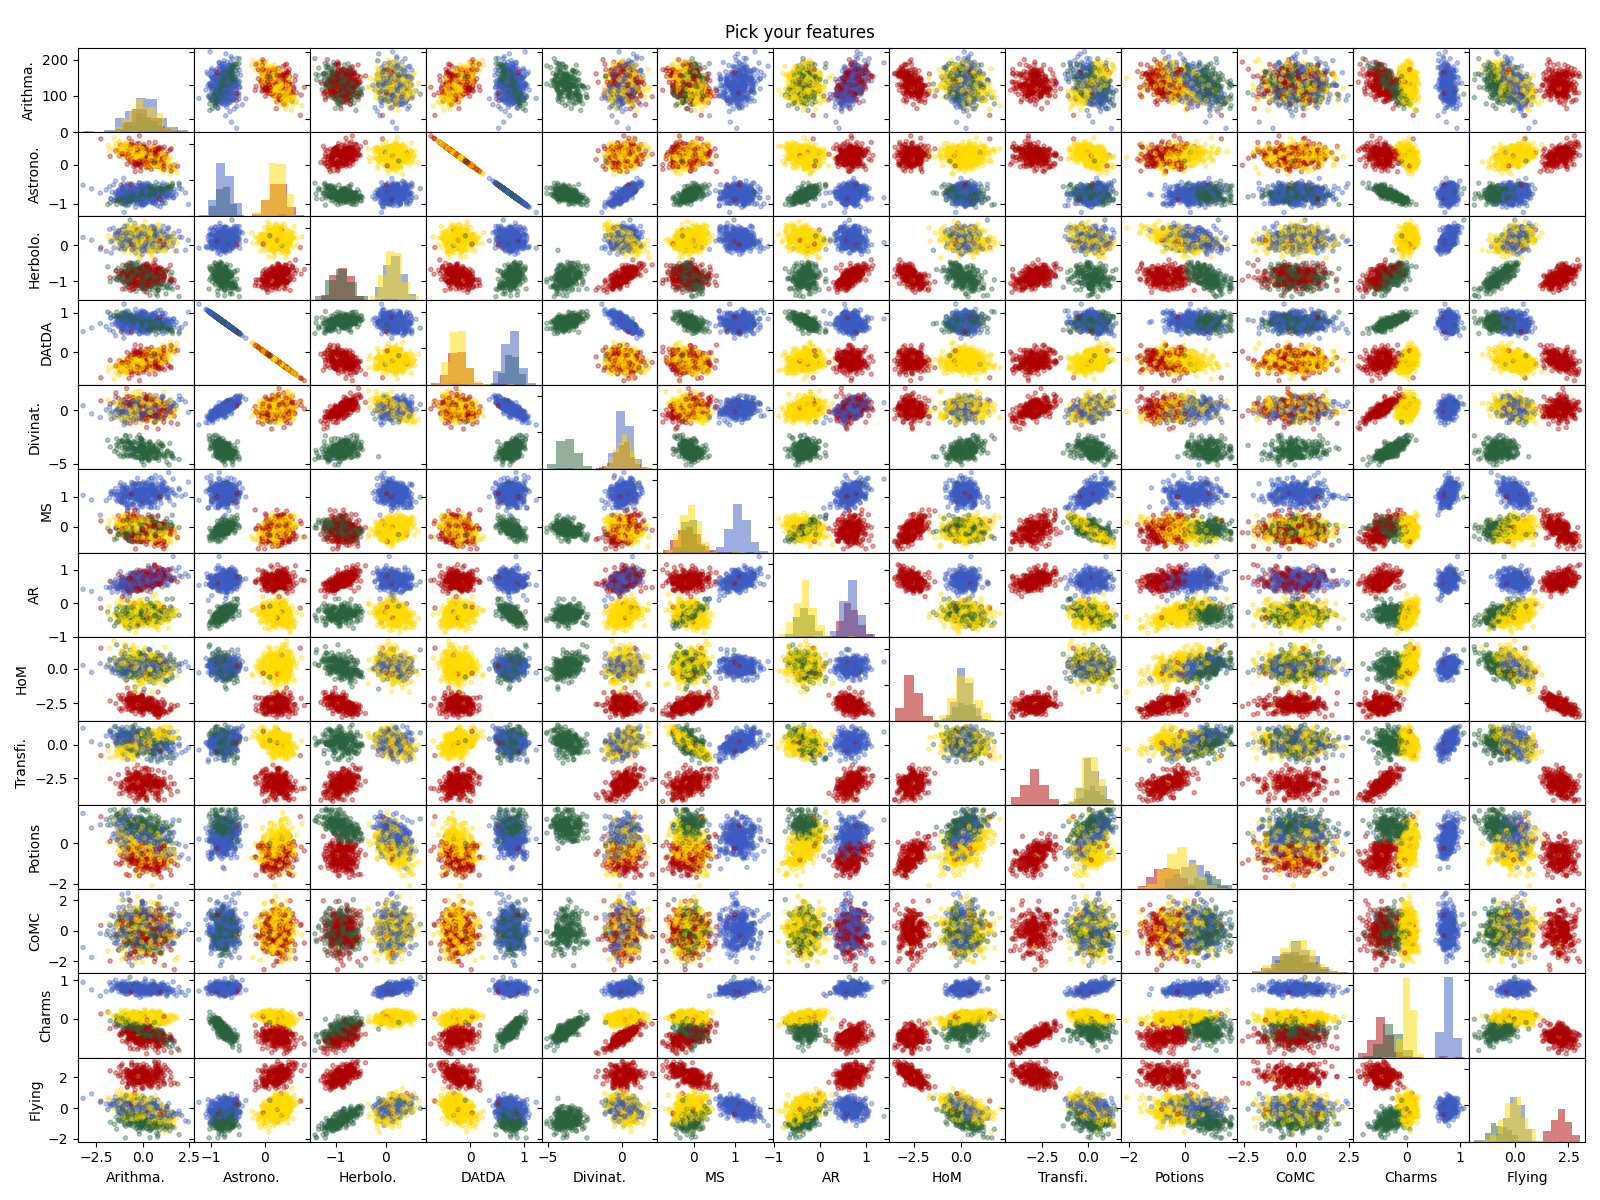

Here is the Python script that generated this plot:
#!/usr/bin/env python3

import matplotlib.pyplot as plt
import pandas as pd
from data_processing import *


colors = {"Gryffindor": "#AE0001", "Slytherin": "#2A623D", "Ravenclaw": "#3D5CC3", "Hufflepuff": "#FFDB00"}

try:
	data = pd.read_csv('datasets/dataset_train.csv', index_col="Index").dropna()
except:
    print("Error: could not read file")
    exit(1)

scaler = DslrRobustScaler(data)
scData = scaler.scale()
colorFeature = scData['Hogwarts House'].map(colors)

pltFeatures = [ft for ft in data.columns if ft not in\
	["First Name","Last Name","Birthday","Best Hand", "Hogwarts House"]]
nbFtr = len(pltFeatures)

fig = plt.figure(figsize=(16,12), num="dslr")
gspec = fig.add_gridspec(nbFtr, nbFtr, hspace=0, wspace=0)
axs = gspec.subplots()
for y in range(nbFtr):
	for x in range(nbFtr):
		if x == y:
			axs[y][x].hist(scData.loc[scData["Hogwarts House"] == "Gryffindor", pltFeatures[x]], color=colors["Gryffindor"], alpha=0.5)
			axs[y][x].hist(scData.loc[scData["Hogwarts House"] == "Slytherin", pltFeatures[x]], color=colors["Slytherin"], alpha=0.5)
			axs[y][x].hist(scData.loc[scData["Hogwarts House"] == "Ravenclaw", pltFeatures[x]], color=colors["Ravenclaw"], alpha=0.5)
			axs[y][x].hist(scData.loc[scData["Hogwarts House"] == "Hufflepuff", pltFeatures[x]], color=colors["Hufflepuff"], alpha=0.5)
			if x:
				axs[y][x].sharey(axs[0][0])

		else:
			axs[y][x].scatter(scData[pltFeatures[x]], scData[pltFeatures[y]], marker='.', c=colorFeature, alpha=0.35)
		axs[y][x].set(xlabel=shortenName(pltFeatures[x]), ylabel=shortenName(pltFeatures[y]))
		axs[y][x].label_outer()

fig.suptitle("Pick your features")
fig.tight_layout()
plt.savefig('pair_plot.png')
plt.show()